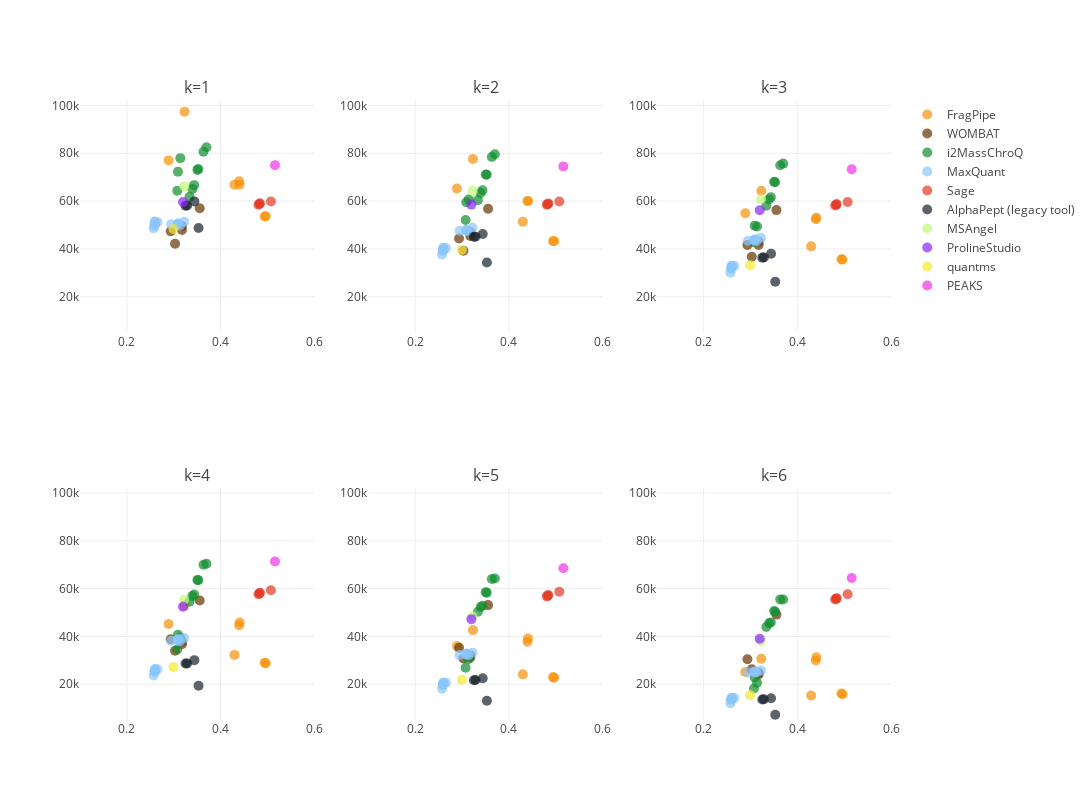

Here is the notebook cell this chart was saved with:
### Code cell
plot = plot_performance_metrics_all_filters(
    all_datapoints, metric="Mean"
)
plot.write_image("figures_manuscript/mean_abs_kseries_qexactive.svg")

plot
